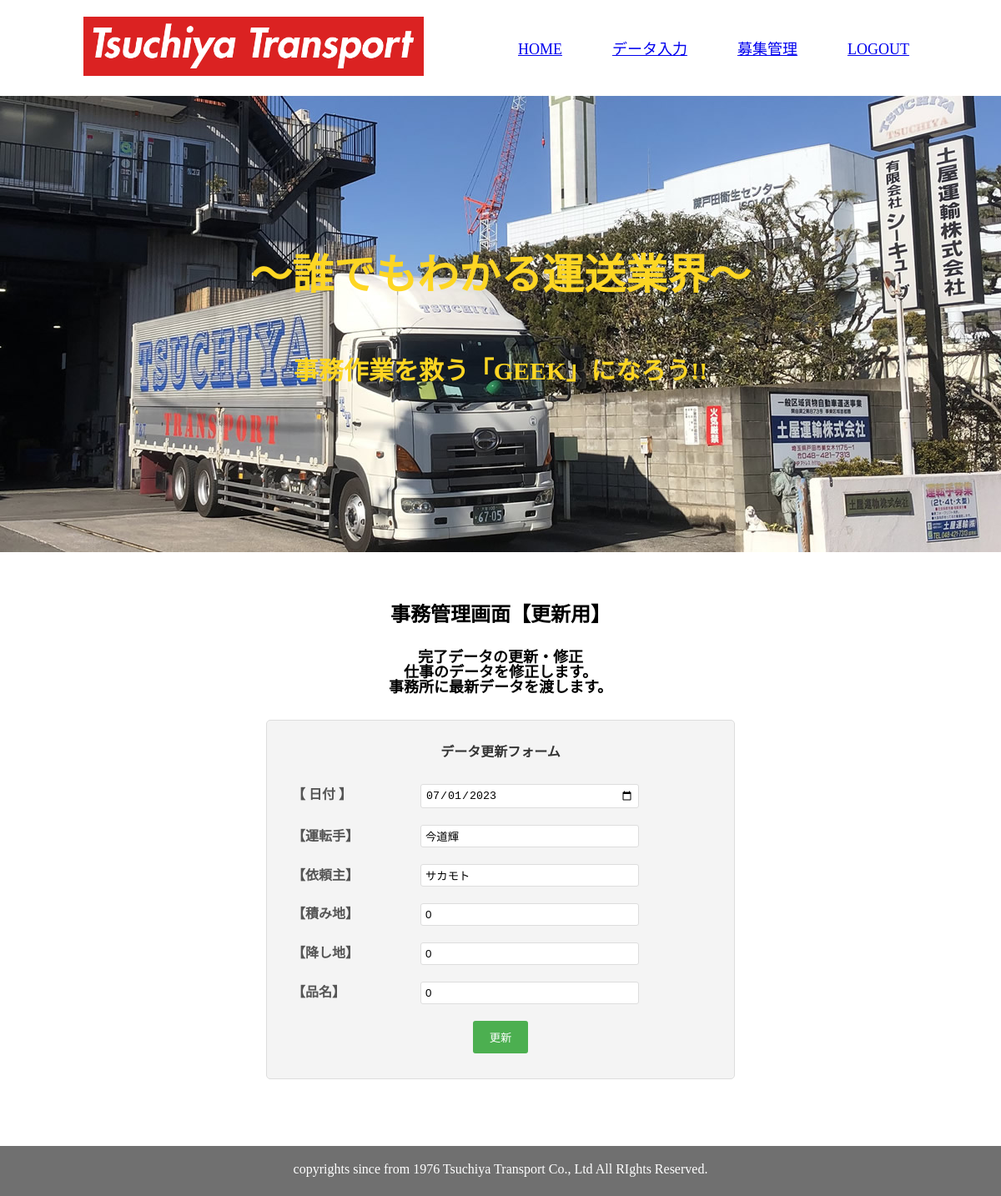
Screenshot of /detail_dr.php?id=2 with the database file from the repository.
### tables this page shows
CREATE TABLE `gs_bm_table` (
  `id` int(12) NOT NULL,
  `date` date NOT NULL,
  `driver_name` varchar(64) NOT NULL,
  `company_name` varchar(64) NOT NULL,
  `client` varchar(64) NOT NULL,
  `tell` varchar(64) NOT NULL,
  `start_place` varchar(64) NOT NULL,
  `end_place` varchar(64) NOT NULL,
  `item` varchar(64) NOT NULL,
  `price` text NOT NULL,
  `receipt` text NOT NULL,
  `check_btn` varchar(11) NOT NULL,
  `datetime` datetime NOT NULL
);

### detail_dr.php (the view, shortened to what this page needs)
<?php
$id = $_GET['id'];
try {
    $db_name = 'tsuchiya_transport';
    $db_id   = 'root';
    $db_pw   = '';
    $db_host = 'localhost';
    $pdo = new PDO('mysql:dbname=' . $db_name . ';charset=utf8;host=' . $db_host, $db_id, $db_pw);
} catch (PDOException $e) {
    exit('DB Connection Error:' . $e->getMessage());
}
$stmt = $pdo->prepare('SELECT * FROM gs_bm_table WHERE id = :id;');
$stmt->bindValue(':id', $id, PDO::PARAM_INT);
$status = $stmt->execute();
$result = '';
if ($status === false) {
    $error = $stmt->errorInfo();
    exit('SQLError:' . print_r($error, true));
} else {
    $result = $stmt->fetch();
}
?>
<!DOCTYPE html>
<html lang="ja">
<head>
    <link rel="stylesheet" href="css/reset.css">
    <link rel="stylesheet" href="css/new.css">
</head>
<body>
    <header>
        <div class="head">
            <h1>
                <a href="index.html"><img class="logo" src="img/tsuchiya_logo.png" alt="ロゴ写真"></a>
            </h1>
            <nav>
            <ul class="main-nav">
                <li><a href="home.php">HOME</a></li>
                <li><a href="index.php">データ入力</a></li>
                <li><a href="contact.html">募集管理</a></li>
                <li><a href="logout.php">LOGOUT</a></li>
            </ul>
            </nav>
        </div>
    </header>
    <div class="mainbg">
        <img src="img/mainbg.jpg" alt="メイン写真">
        <h1>～誰でもわかる運送業界～</h1>
        <p>事務作業を救う「GEEK」になろう!!</p>
    </div>
    <main>
        <div class="contact ">
            <p>事務管理画面【更新用】</p>
        </div>
        <div class="setumeikai ">
            完了データの更新・修正<br>
            仕事のデータを修正します。<br>
            事務所に最新データを渡します。
        </div>
    <form method="post" action="update.php">
    <div class="form-container">
            <h2>データ更新フォーム</h2>
                <div class="form-group">
                <label for="date">【 日付 】</label>
                <input type="date" name="date" value="<?= $result['date'] ?>">
                </div>
                <div class="form-group">
                <label for="driver">【運転手】</label>
                <input type="text" name="driver_name" value="<?= $result['driver_name'] ?>">
                </div>
                <div class="form-group">
                <label for="company_name">【依頼主】</label>
                <input type="text" name="company_name" value="<?= $result['company_name'] ?>">
                </div>
                <div class="form-group">
                <label for="start_place">【積み地】</label>
                <input type="text" name="start_place" value="<?= $result['start_place'] ?>">
                </div>
                <div class="form-group">
                <label for="end_place">【降し地】</label>
                <input type="text" name="end_place" value="<?= $result['end_place'] ?>">
                </div>
                <div class="form-group">
                <label for="item">【品名】</label>
                <input type="item" name="item" value="<?= $result['item'] ?>">
                </div>
                <div class="form-actions">
                    <input id="send" type="submit" value="更新">
                </div>
    </form>
    </main>
<footer id="footer ">
    <div class="footer ">
        <p>copyrights since from 1976 Tsuchiya Transport Co., Ltd All RIghts Reserved.</p>
    </div>
</footer>
</body>
</html>

### css/new.css (style rules this page uses)
.head { display: flex; justify-content: space-between; }
.logo { margin: 20px 20px; height: 71px; padding-left: 80px; }
.main-nav { display: flex; font-size: 21px; padding-right: 80px; }
.main-nav li { margin: 30px 30px; justify-content: center ; font-size: 18px; padding-top: 20px; }
.mainbg { text-align: center; filter: grayscale(5%); }
.mainbg h1 { position: absolute; top: 40%; left: 50%; transform: translate(-50%, -50%); text-align: center; color: #ffd61a; font-size: 50px; font-family: 'Courier New', Courier, monospace; font-weight: bold; }
.mainbg p { position: absolute; top: 60%; left: 50%; transform: translate(-50%, -50%); text-align: center; color: #ffd61a; font-weight: lighter; font-size: 30px; font-weight: bold; }
.contact { font-size: 24px; font-weight: bold; padding-top: 60px; margin-bottom: 0px; text-align: center; }
.setumeikai { font-size: 18px; font-weight: bold; padding-top: 30px; margin-bottom: 30px; text-align: center; }
.form-container { max-width: 500px; margin: 0 auto; padding: 30px; background-color: #f4f4f4; border: 1px solid #ddd; border-radius: 5px; }
.form-container h2 { margin-top: 0; margin-bottom: 30px; font-weight: bold; text-align: center; color: #333; }
.form-group { margin-bottom: 20px; }
.form-group label { display: inline-block; width: 150px; font-weight: bold; color: #555; }
.form-group input, .form-group select { width: 250px; padding: 5px; border: 1px solid #ddd; border-radius: 3px; }
.form-actions { text-align: center; margin-top: 20px; }
.form-actions input[type="submit"] { padding: 10px 20px; background-color: #4caf50; color: #fff; border: none; border-radius: 3px; cursor: pointer; }
.footer { height: 40px; background-color: #707070; color: white; text-align: center; padding-top: 20px; margin-top: 80px; }

### rows the page displays
gs_bm_table: date "07/01/2023", driver_name "今道輝", company_name "サカモト", start_place "0", end_place "0", item "0"
